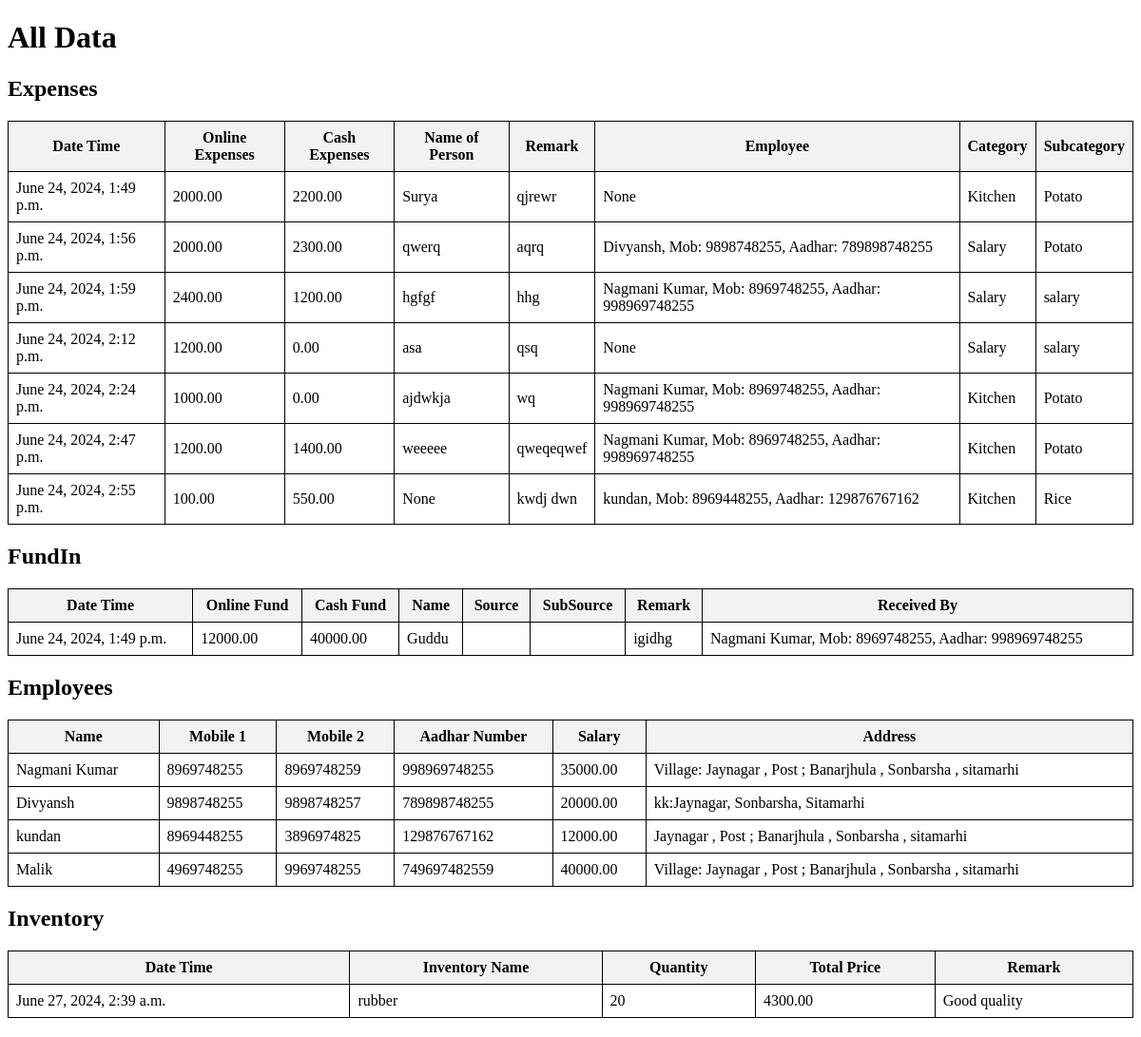
/all_data/, run on an earlier commit of the app's database.
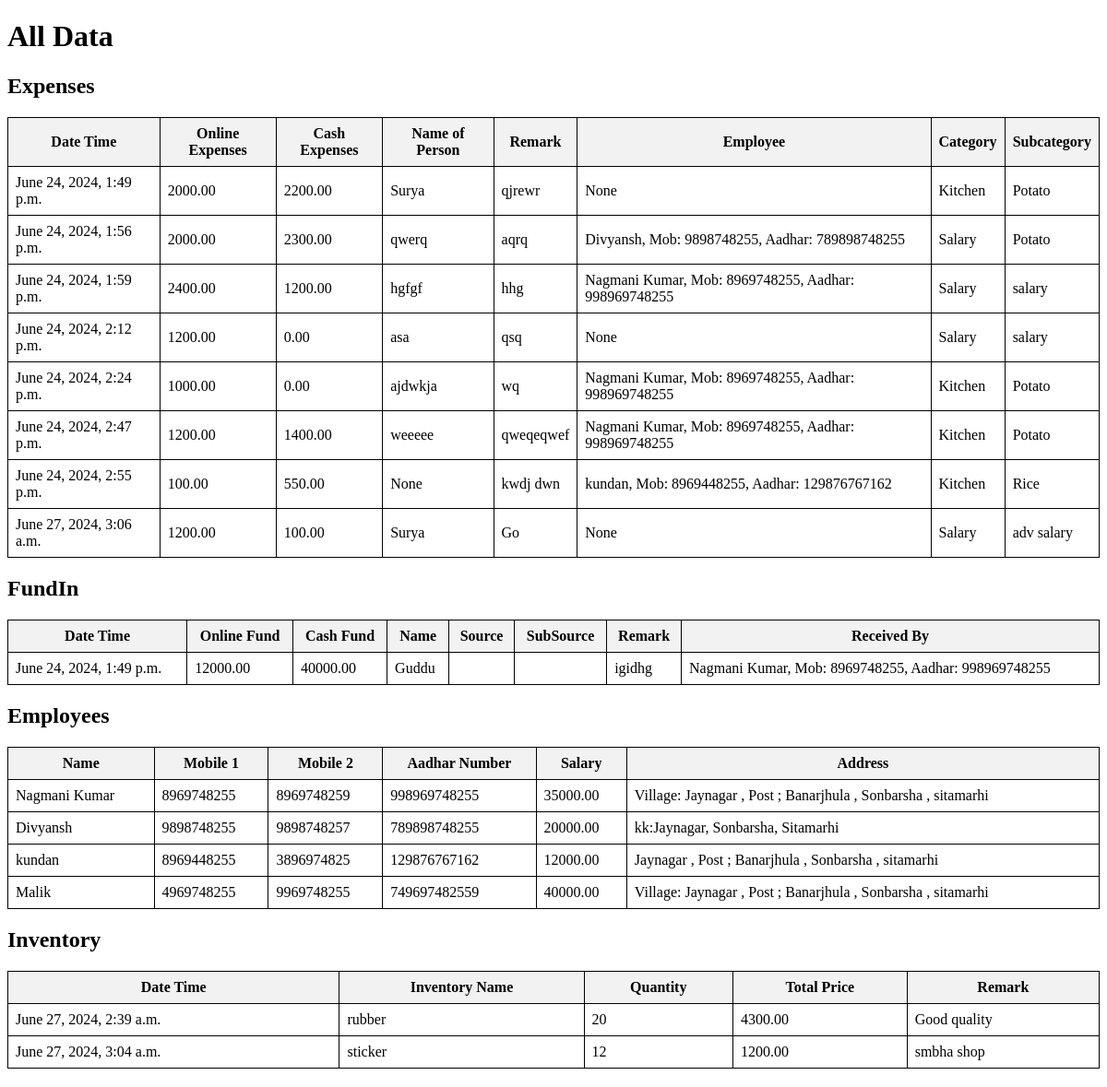
And on a later commit of the database.
### home/models.py (models this page shows, shortened)
class Expenses(models.Model):
    date_time = models.DateTimeField(auto_now_add=True)
    online_expenses = models.DecimalField(max_digits=10, decimal_places=2)
    cash_expenses = models.DecimalField(max_digits=10, decimal_places=2)
    name_of_person = models.CharField(max_length=50, null=True, blank=True)
    remark = models.TextField(blank=True, null=True)
    is_employee_expense = models.BooleanField(default=False)
    employee = models.ForeignKey('Employee', on_delete=models.SET_NULL, null=True, blank=True)
    category = models.ForeignKey('Category', on_delete=models.CASCADE)
    subcategory = models.ForeignKey('SubCategory', on_delete=models.CASCADE, default=1)

class Category(models.Model):
    name = models.CharField(max_length=50, unique=True)
    def __str__(self):
        return self.name

class SubCategory(models.Model):
    name = models.CharField(max_length=50, unique=True)
    category = models.ForeignKey(Category, related_name='subcategories', on_delete=models.CASCADE)
    def __str__(self):
        return f"{self.name}"

class Employee(models.Model):
    date_time = models.DateTimeField(auto_now_add=True)
    name = models.CharField(max_length=100)
    mobile1 = models.CharField(max_length=10)
    mobile2 = models.CharField(max_length=10, blank=True, null=True)
    aadhar_number = models.CharField(max_length=12, unique=True)
    salary = models.DecimalField(max_digits=10, decimal_places=2)
    address = models.TextField()
    def __str__(self):
        return f"{self.name}, Mob: {self.mobile1}, Aadhar: {self.aadhar_number}"

class FundIn(models.Model):
    date_time = models.DateTimeField(auto_now_add=True)
    online_fund = models.DecimalField(max_digits=10, decimal_places=2)
    cash_fund = models.DecimalField(max_digits=10, decimal_places=2)
    name = models.CharField(max_length=50)
    source = models.ForeignKey(Source, on_delete=models.CASCADE)
    subsource = models.ForeignKey(SubSource, on_delete=models.CASCADE, default=1)
    remark = models.TextField(blank=True, null=True)
    received_by = models.ForeignKey('Employee', on_delete=models.SET_NULL, null=True, blank=True)

class Inventory(models.Model):
    date_time = models.DateTimeField(auto_now_add=True)
    inventory_name = models.CharField(max_length=100)
    quantity = models.PositiveIntegerField()
    total_price = models.DecimalField(max_digits=10, decimal_places=2)
    remark = models.TextField(blank=True, null=True)

### home/views.py (the view)
# urls.py: path('all_data/', all_data, name='all_data'),
def all_data(request):
    expenses = Expenses.objects.all()
    fundin = FundIn.objects.all()
    employees = Employee.objects.all()
    inventory = Inventory.objects.all()
    context = {
        'expenses': expenses,
        'fundin': fundin,
        'employees': employees,
        'inventory': inventory,
    }
    return render(request, 'all_data.html', context)

### home/templates/all_data.html (shortened to what this page needs)
<!DOCTYPE html>
<html lang="en">
<head>
</head>
<body>
    <h1>All Data</h1>
    <h2>Expenses</h2>
    <table>
        <thead>
            <tr>
                <th>Date Time</th>
                <th>Online Expenses</th>
                <th>Cash Expenses</th>
                <th>Name of Person</th>
                <th>Remark</th>
                <th>Employee</th>
                <th>Category</th>
                <th>Subcategory</th>
            </tr>
        </thead>
        <tbody>
            {% for expense in expenses %}
            <tr>
                <td>{{ expense.date_time }}</td>
                <td>{{ expense.online_expenses }}</td>
                <td>{{ expense.cash_expenses }}</td>
                <td>{{ expense.name_of_person }}</td>
                <td>{{ expense.remark }}</td>
                <td>{{ expense.employee }}</td>
                <td>{{ expense.category }}</td>
                <td>{{ expense.subcategory }}</td>
            </tr>
            {% endfor %}
        </tbody>
    </table>
    <h2>FundIn</h2>
    <table>
        <thead>
            <tr>
                <th>Date Time</th>
                <th>Online Fund</th>
                <th>Cash Fund</th>
                <th>Name</th>
                <th>Source</th>
                <th>SubSource</th>
                <th>Remark</th>
                <th>Received By</th>
            </tr>
        </thead>
        <tbody>
            {% for fund in fundin %}
            <tr>
                <td>{{ fund.date_time }}</td>
                <td>{{ fund.online_fund }}</td>
                <td>{{ fund.cash_fund }}</td>
                <td>{{ fund.name }}</td>
                <td>{{ fund.source }}</td>
                <td>{{ fund.subsource }}</td>
                <td>{{ fund.remark }}</td>
                <td>{{ fund.received_by }}</td>
            </tr>
            {% endfor %}
        </tbody>
    </table>
    <h2>Employees</h2>
    <table>
        <thead>
            <tr>
                <th>Name</th>
                <th>Mobile 1</th>
                <th>Mobile 2</th>
                <th>Aadhar Number</th>
                <th>Salary</th>
                <th>Address</th>
            </tr>
        </thead>
        <tbody>
            {% for employee in employees %}
            <tr>
                <td>{{ employee.name }}</td>
                <td>{{ employee.mobile1 }}</td>
                <td>{{ employee.mobile2 }}</td>
                <td>{{ employee.aadhar_number }}</td>
                <td>{{ employee.salary }}</td>
                <td>{{ employee.address }}</td>
            </tr>
            {% endfor %}
        </tbody>
    </table>
    <h2>Inventory</h2>
    <table>
        <thead>
            <tr>
                <th>Date Time</th>
                <th>Inventory Name</th>
                <th>Quantity</th>
                <th>Total Price</th>
                <th>Remark</th>
            </tr>
        </thead>
        <tbody>
            {% for item in inventory %}
            <tr>
                <td>{{ item.date_time }}</td>
                <td>{{ item.inventory_name }}</td>
                <td>{{ item.quantity }}</td>
                <td>{{ item.total_price }}</td>
                <td>{{ item.remark }}</td>
            </tr>
            {% endfor %}
        </tbody>
    </table>
</body>
</html>

### home/templates/all_data.html (style rules this page uses)
table { width: 100%; margin-bottom: 20px; border-collapse: collapse; }
table, th, td { border: 1px solid black; padding: 8px; }
th { background-color: #f2f2f2; }

What changed in the data, as far as the page shows it:
added Expenses: date_time "June 27, 2024, 3:06 a.m.", online_expenses "1200.00", cash_expenses "100.00", name_of_person "Surya", remark "Go", employee "None", category "Salary", subcategory "adv salary"
added Inventory: date_time "June 27, 2024, 3:04 a.m.", inventory_name "sticker", quantity "12", total_price "1200.00", remark "smbha shop"
